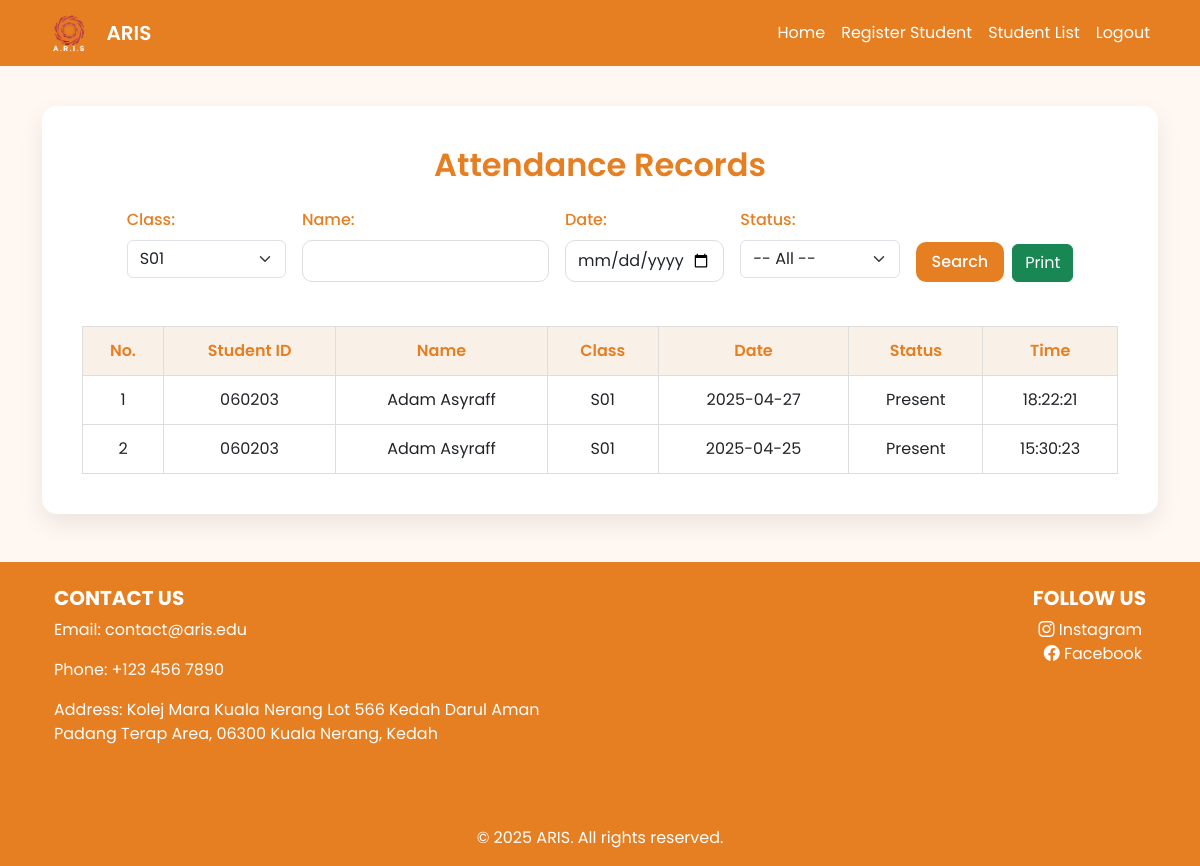
The app's page /attendance-page.php?class=S01 (signed in) with its own data.
### tables this page shows
CREATE TABLE `attendance` (
  `attendanceId` int(11) NOT NULL,
  `Student_ID` varchar(30) DEFAULT NULL,
  `status` varchar(20) DEFAULT NULL,
  `date` date DEFAULT NULL,
  `timeIn` time DEFAULT NULL
);

CREATE TABLE `student` (
  `studentName` varchar(150) NOT NULL,
  `Student_ID` varchar(30) NOT NULL,
  `Contact` int(30) NOT NULL,
  `Program` varchar(100) NOT NULL,
  `Class` varchar(30) NOT NULL,
  `Picture` varchar(250) DEFAULT NULL
);

### attendance-page.php (the view, shortened to what this page needs)
<?php
include('header.php');
include('connection.php');
$class = $_GET['class'] ?? '';
$name = $_GET['name'] ?? '';
$date = $_GET['date'] ?? '';
$where = [];
$params = [];
$types = "";
if (!empty($class)) {
    $where[] = "student.Class = ?";
    $params[] = $class;
    $types .= "s";
}
$whereSql = $where ? "WHERE " . implode(" AND ", $where) : "";
$sql = "SELECT student.Student_ID, student.studentName, student.Class, attendance.date, attendance.status, attendance.timeIn
        FROM attendance
        JOIN student ON attendance.Student_ID = student.Student_ID
        $whereSql
        ORDER BY
            FIELD(attendance.status, 'Present', 'Absent'),
            student.Class ASC,
            attendance.date DESC";
$stmt = $condb->prepare($sql);
if (!empty($params)) {
    $stmt->bind_param($types, ...$params);
}
$stmt->execute();
$result = $stmt->get_result();
?>
<!DOCTYPE html>
<html lang="en">
<head>
    <link href="https://cdn.jsdelivr.net/npm/bootstrap@5.3.3/dist/css/bootstrap.min.css" rel="stylesheet">
</head>
<body>
<div class="container">
    <div class="container-box">
        <h2 class="text-center mb-4">Attendance Records</h2>
        <form method="get" class="row g-3 justify-content-center mb-4">
            <div class="col-md-2">
                <label for="class" class="form-label">Class:</label>
                <select name="class" id="class" class="form-select">
                    <?php
                    $groups = ['B' => 5, 'E' => 15, 'M' => 8, 'S' => 4];
                    foreach ($groups as $prefix => $max) {
                        for ($i = 1; $i <= $max; $i++) {
                            $c = $prefix . str_pad($i, 2, '0', STR_PAD_LEFT);
                            $selected = ($c == $class) ? "selected" : "";
                            echo "<option value='$c' $selected>$c</option>";
                        }
                    }
                    ?>
                </select>
            </div>
            <div class="col-md-3">
                <label for="name" class="form-label">Name:</label>
                <input type="text" name="name" id="name" class="form-control" value="<?= htmlspecialchars($name); ?>">
            </div>
            <div class="col-md-2">
                <label for="date" class="form-label">Date:</label>
                <input type="date" name="date" id="date" class="form-control" value="<?= htmlspecialchars($date); ?>">
            </div>
            <div class="col-md-2">
                <label for="status" class="form-label">Status:</label>
                <select name="status" id="status" class="form-select">
                    <option value="">-- All --</option>
                </select>
            </div>
            <div class="col-md-auto d-flex align-items-end">
                <button type="submit" class="btn btn-orange me-2">Search</button>
                <button type="button" class="btn btn-success" onclick="window.print();">Print</button>
            </div>
        </form>
        <div class="table-responsive">
            <table>
                <thead>
                    <tr>
                        <th>No.</th>
                        <th>Student ID</th>
                        <th>Name</th>
                        <th>Class</th>
                        <th>Date</th>
                        <th>Status</th>
                        <th>Time</th>
                    </tr>
                </thead>
                <tbody>
                <?php
                $no = 1;
                while ($row = $result->fetch_assoc()) {
                    echo "<tr>
                        <td>{$no}</td>
                        <td>" . htmlspecialchars($row['Student_ID']) . "</td>
                        <td>" . htmlspecialchars($row['studentName']) . "</td>
                        <td>" . htmlspecialchars($row['Class']) . "</td>
                        <td>" . htmlspecialchars($row['date']) . "</td>
                        <td>" . htmlspecialchars($row['status']) . "</td>
                        <td>" . htmlspecialchars($row['timeIn']) . "</td>
                    </tr>";
                    $no++;
                }
                ?>
                </tbody>
            </table>
        </div>
    </div>
</div>
</body>
</html>
<?php
include('footer.php');
?>

### attendance-page.php (style rules this page uses)
body { background-color: #fff8f2; font-family: 'Poppins', sans-serif; }
.container-box { background-color: #ffffff; border-radius: 15px; padding: 40px; box-shadow: 0 10px 25px rgba(0, 0, 0, 0.08); margin-top: 40px; }
h2 { color: #e67e22; font-weight: 600; }
label { font-weight: 500; color: #e67e22; }
select, input[type="text"], input[type="date"] { border-radius: 10px; border: 1px solid #ddd; padding: 8px 12px; transition: border-color 0.3s ease; }
.btn-orange { background-color: #e67e22; color: white; border: none; border-radius: 10px; padding: 8px 16px; font-weight: 500; transition: background-color 0.3s ease, transform 0.2s ease; }
table { width: 100%; border-collapse: collapse; margin-top: 20px; }
table th, table td { padding: 12px; text-align: center; border: 1px solid #ddd; }
table th { background-color: #f9f1e7; color: #e67e22; font-weight: 600; }

### records on screen
attendance: Student_ID.Student_ID "060203", Student_ID.studentName "Adam Asyraff", Student_ID.Class "S01", date "2025-04-27", status "Present", timeIn "18:22:21"
attendance: Student_ID.Student_ID "060203", Student_ID.studentName "Adam Asyraff", Student_ID.Class "S01", date "2025-04-25", status "Present", timeIn "15:30:23"

### other values on screen
form field class "S01"
